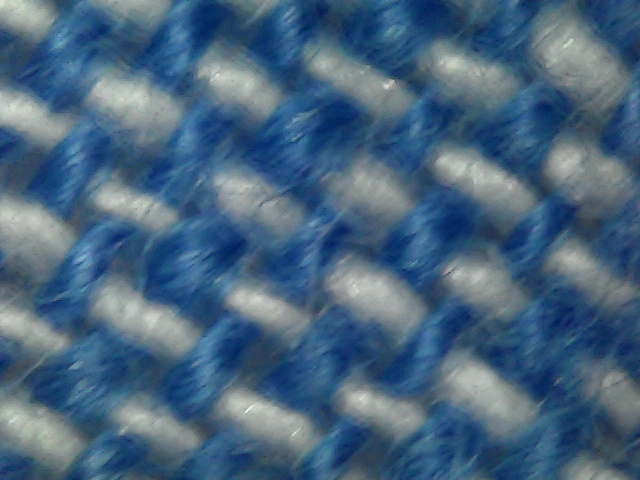
#> input picture img_0001_x215.0_y-39.0.jpg, 640 x 480 px
$ python 03-scatter_plot_cropping.py --panorama img_0001_x215.0_y-39.0.jpg
#> lines starting #> are read from the running program, lines starting #| are printed output that depends on the picture
"""
Convex-Hull ROI Cropping and Alpha Masking for Stitched Panoramas.

Computes the convex hull of the camera trajectory coordinates, masks out background
regions outside the scanned area using an alpha channel, and crops to the tight
bounding box.
"""

import argparse
import cv2
import numpy as np
import pandas as pd

DEFAULT_INPUT_PANORAMA = "panorama_stitched.jpg"
DEFAULT_INPUT_CSV = "trajectory_data.csv"
DEFAULT_OUTPUT_CROPPED = "panorama_cropped.png"


def crop_to_convex_hull(input_panorama, input_csv, output_cropped):
#> called with input_panorama = 'img_0001_x215.0_y-39.0.jpg', input_csv = 'trajectory_data.csv', output_cropped = 'panorama_cropped.png'
    df = pd.read_csv(input_csv)
#> (reads 3370_12_%100 COTTON-2x2cm/trajectory_data.csv from the repository)
    pts = df[["x", "y"]].values.astype(np.float32)

    hull = cv2.convexHull(pts)
    hull_pts = hull.reshape(-1, 2).astype(np.int32)

    img = cv2.imread(input_panorama)
#> img is the input picture: shape (480, 640, 3); mean B, G, R 126.3, 101, 72.2
    if img is None:
        raise FileNotFoundError(f"Could not read panorama image: {input_panorama}")

    print(f"Original size: {img.shape[1]} x {img.shape[0]} px")
#| Original size: 640 x 480 px

    # Convert to BGRA and apply convex hull mask to the alpha channel
    img_bgra = cv2.cvtColor(img, cv2.COLOR_BGR2BGRA)
    mask = np.zeros(img.shape[:2], dtype=np.uint8)
    cv2.fillPoly(mask, [hull_pts], 255)
#> mask: shape (480, 640); every value is 0
    img_bgra[:, :, 3] = mask

    # Crop to bounding rectangle of the convex hull
    x, y, w, h = cv2.boundingRect(hull_pts)
    cropped = img_bgra[y:y + h, x:x + w]
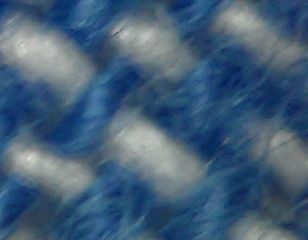
#> cropped: shape (240, 308, 4); mean B, G, R, A 120, 95, 67.9, 0

    print(f"Cropped size: {w} x {h} px")
    cv2.imwrite(output_cropped, cropped)
    print(f"Saved: {output_cropped}")


if __name__ == "__main__":
    parser = argparse.ArgumentParser(description="Crop stitched panorama to convex hull of trajectory")
    parser.add_argument("--panorama", default=DEFAULT_INPUT_PANORAMA, help="Input stitched panorama path")
    parser.add_argument("--csv", default=DEFAULT_INPUT_CSV, help="Input trajectory CSV path")
    parser.add_argument("--output", default=DEFAULT_OUTPUT_CROPPED, help="Output cropped PNG path")
    args = parser.parse_args()

    crop_to_convex_hull(args.panorama, args.csv, args.output)
